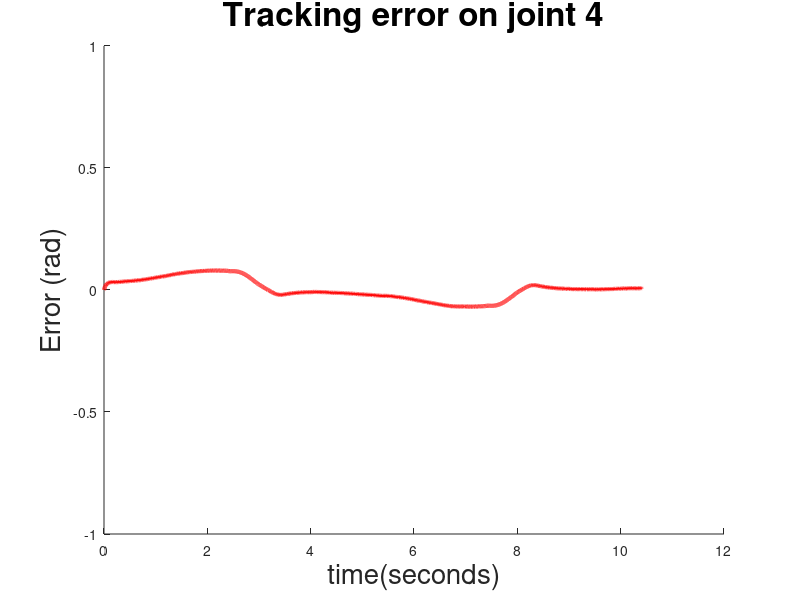

Reproduce this figure in MATLAB.
%graphics_toolkit ("gnuplot");

figure;

data = dlmread("manipulator_joint4_1pt68rads.txt", ",");
t1 = 9000;
a = size(data(1:t1, 2));

errorQe = data(1:t1, 1) - data(1:t1, 2);

minerror = min(errorQe)
maxerror = max(errorQe)

hold all;
    
t = title('Tracking error on joint 4');
set(t, 'FontSize', 24);
xl = xlabel ('time(seconds)'); 
set(xl, 'FontSize', 20);
yl = ylabel ('Error (rad)');
set(yl, 'FontSize', 20);
ylim([-1 1]);

plot(data(1:t1, 3), errorQe(1:t1,1), 'Color', 'r');

%plot(data(:, 2), data(:, 1), '--', 'Color', 'r');
set(findall(gca, 'Type', 'Line'),'LineWidth',3)

print -dpng joint4_trajectoryerror.png;
